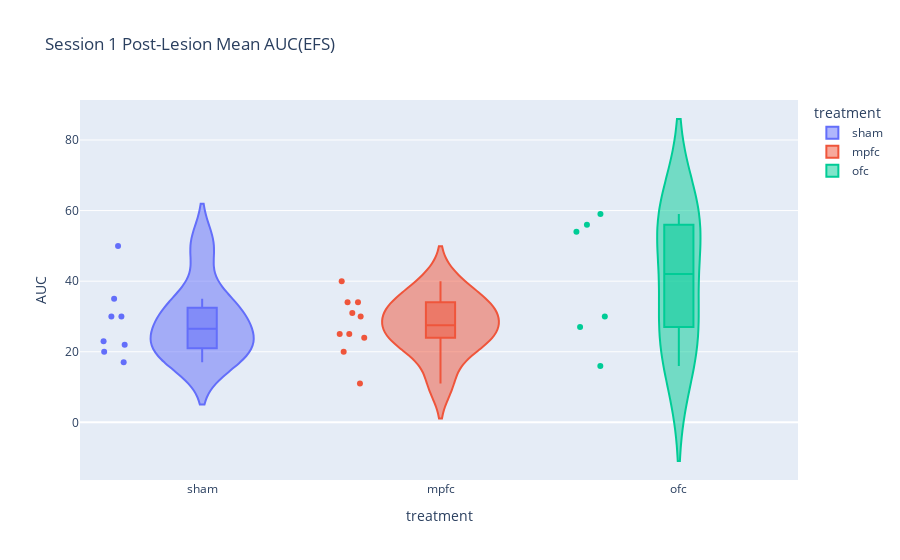

Notebook cell for this chart:
### Markdown cell above
Plot Histogram for each treatment group

### Code cell
fig = px.violin(
    ses1_auc,
    x="treatment",
    y="AUC",
    box=True,
    points="all",
    color="treatment",
    category_orders=cat,
    title="Session 1 Post-Lesion Mean AUC(EFS)"
)

fig.write_image(export_path + "/mean_AUC_EFS_ses1.svg")

fig.show()

### Figure 1 — Plotly figure (JSON) as saved in the notebook; plotly's stock layout.template omitted (floating-point values rounded to 4 significant figures)
{"data": [{"alignmentgroup": "True", "box": {"visible": true}, "hovertemplate": "treatment=%{x}<br>AUC=%{y}<extra></extra>", "legendgroup": "sham", "marker": {"color": "#636efa"}, "name": "sham", "offsetgroup": "sham", "orientation": "v", "points": "all", "scalegroup": "True", "showlegend": true, "type": "violin", "x": ["sham", "sham", "sham", "sham", "sham", "sham", "sham", "sham"], "x0": " ", "xaxis": "x", "y": [20.0, 50.0, 30.0, 30.0, 35.0, 23.0, 17.0, 22.0], "y0": " ", "yaxis": "y"}, {"alignmentgroup": "True", "box": {"visible": true}, "hovertemplate": "treatment=%{x}<br>AUC=%{y}<extra></extra>", "legendgroup": "mpfc", "marker": {"color": "#EF553B"}, "name": "mpfc", "offsetgroup": "mpfc", "orientation": "v", "points": "all", "scalegroup": "True", "showlegend": true, "type": "violin", "x": ["mpfc", "mpfc", "mpfc", "mpfc", "mpfc", "mpfc", "mpfc", "mpfc", "mpfc", "mpfc"], "x0": " ", "xaxis": "x", "y": [25.0, 25.0, 31.0, 34.0, 40.0, 24.0, 34.0, 30.0, 11.0, 20.0], "y0": " ", "yaxis": "y"}, {"alignmentgroup": "True", "box": {"visible": true}, "hovertemplate": "treatment=%{x}<br>AUC=%{y}<extra></extra>", "legendgroup": "ofc", "marker": {"color": "#00cc96"}, "name": "ofc", "offsetgroup": "ofc", "orientation": "v", "points": "all", "scalegroup": "True", "showlegend": true, "type": "violin", "x": ["ofc", "ofc", "ofc", "ofc", "ofc", "ofc"], "x0": " ", "xaxis": "x", "y": [27.0, 59.0, 16.0, 54.0, 56.0, 30.0], "y0": " ", "yaxis": "y"}], "layout": {"legend": {"title": {"text": "treatment"}, "tracegroupgap": 0}, "title": {"text": "Session 1 Post-Lesion Mean AUC(EFS)"}, "violinmode": "overlay", "xaxis": {"anchor": "y", "categoryarray": ["sham", "mpfc", "ofc"], "categoryorder": "array", "domain": [0, 1], "title": {"text": "treatment"}}, "yaxis": {"anchor": "x", "domain": [0, 1], "title": {"text": "AUC"}}}}
